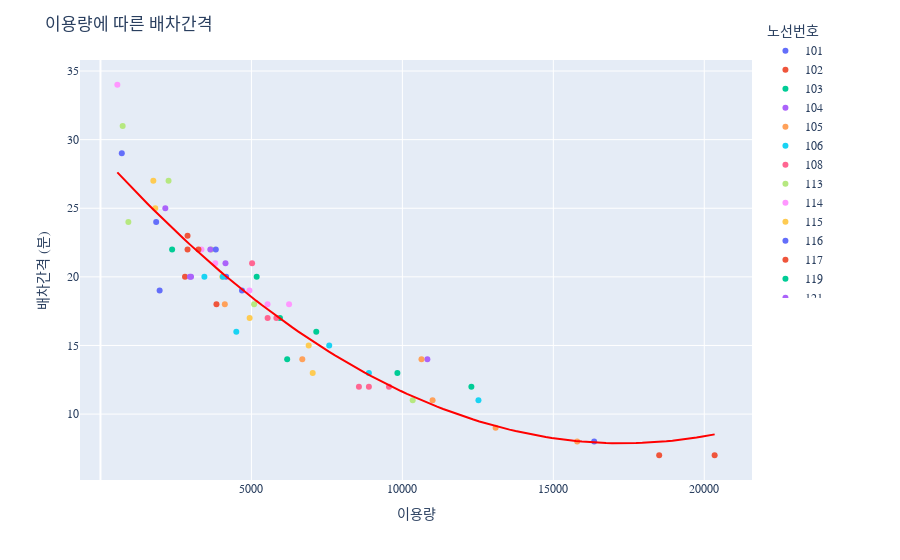

This figure's notebook cell:
### Code cell
import plotly.express as px
import plotly.graph_objects as go
import plotly.offline as pyo

# 2차 곡선 회귀선 계수 계산
a, b, c = np.polyfit(bus_usage_merge_all["USAGE_COUNT"], bus_usage_merge_all["ALLO_INTERVAL"], 2)

# 2차 곡선 회귀선 함수 정의
def quadratic_regression(x):
    return a * x**2 + b * x + c

# 산점도 그래프 생성
fig = px.scatter(bus_usage_merge_all, x="USAGE_COUNT", y="ALLO_INTERVAL", color="ROUTE_NO", 
                 labels={"USAGE_COUNT": "이용량", "ALLO_INTERVAL": "배차간격 (분)", "ROUTE_NO": "노선번호"})

# 회귀선 그리기
x_range = np.linspace(bus_usage_merge_all["USAGE_COUNT"].min(), bus_usage_merge_all["USAGE_COUNT"].max(), 100)
y_range = [quadratic_regression(x) for x in x_range]

fig.add_trace(go.Scatter(x=x_range, y=y_range, mode="lines", name="2차 곡선 회귀선", line=dict(color='red')))

# 그래프 레이아웃 설정
fig.update_layout(
    title="이용량에 따른 배차간격",
    xaxis_title="이용량",
    yaxis_title="배차간격 (분)",
    legend_title="노선번호",
    showlegend=True,
    legend=dict(x=9000, y=1.1),
    font=dict(family="Malgun Gothic"),
    hovermode="closest"
)

# x축 레이블을 원하는 형식으로 설정 (5000과 같이)
fig.update_xaxes(
    tickvals=[5000, 10000, 15000, 20000],  # x축의 눈금 위치
    ticktext=["5000", "10000", "15000", "20000"]  # 눈금에 표시될 텍스트
)

# 그래프 표시
fig.show()
pyo.plot(fig, filename='bus_usage_graph_all.html')

### Figure 1 — Plotly figure (JSON) as saved in the notebook; plotly's stock layout.template omitted (floating-point values rounded to 4 significant figures)
{"data": [{"hovertemplate": "노선번호=101<br>이용량=%{x}<br>배차간격 (분)=%{y}<extra></extra>", "legendgroup": "101", "marker": {"color": "#636efa", "symbol": "circle"}, "mode": "markers", "name": "101", "orientation": "v", "showlegend": true, "type": "scatter", "x": [4162], "xaxis": "x", "y": [20], "yaxis": "y"}, {"hovertemplate": "노선번호=102<br>이용량=%{x}<br>배차간격 (분)=%{y}<extra></extra>", "legendgroup": "102", "marker": {"color": "#EF553B", "symbol": "circle"}, "mode": "markers", "name": "102", "orientation": "v", "showlegend": true, "type": "scatter", "x": [20344], "xaxis": "x", "y": [7], "yaxis": "y"}, {"hovertemplate": "노선번호=103<br>이용량=%{x}<br>배차간격 (분)=%{y}<extra></extra>", "legendgroup": "103", "marker": {"color": "#00cc96", "symbol": "circle"}, "mode": "markers", "name": "103", "orientation": "v", "showlegend": true, "type": "scatter", "x": [9835], "xaxis": "x", "y": [13], "yaxis": "y"}, {"hovertemplate": "노선번호=104<br>이용량=%{x}<br>배차간격 (분)=%{y}<extra></extra>", "legendgroup": "104", "marker": {"color": "#ab63fa", "symbol": "circle"}, "mode": "markers", "name": "104", "orientation": "v", "showlegend": true, "type": "scatter", "x": [3000], "xaxis": "x", "y": [20], "yaxis": "y"}, {"hovertemplate": "노선번호=105<br>이용량=%{x}<br>배차간격 (분)=%{y}<extra></extra>", "legendgroup": "105", "marker": {"color": "#FFA15A", "symbol": "circle"}, "mode": "markers", "name": "105", "orientation": "v", "showlegend": true, "type": "scatter", "x": [13089], "xaxis": "x", "y": [9], "yaxis": "y"}, {"hovertemplate": "노선번호=106<br>이용량=%{x}<br>배차간격 (분)=%{y}<extra></extra>", "legendgroup": "106", "marker": {"color": "#19d3f3", "symbol": "circle"}, "mode": "markers", "name": "106", "orientation": "v", "showlegend": true, "type": "scatter", "x": [12520], "xaxis": "x", "y": [11], "yaxis": "y"}, {"hovertemplate": "노선번호=108<br>이용량=%{x}<br>배차간격 (분)=%{y}<extra></extra>", "legendgroup": "108", "marker": {"color": "#FF6692", "symbol": "circle"}, "mode": "markers", "name": "108", "orientation": "v", "showlegend": true, "type": "scatter", "x": [8561], "xaxis": "x", "y": [12], "yaxis": "y"}, {"hovertemplate": "노선번호=113<br>이용량=%{x}<br>배차간격 (분)=%{y}<extra></extra>", "legendgroup": "113", "marker": {"color": "#B6E880", "symbol": "circle"}, "mode": "markers", "name": "113", "orientation": "v", "showlegend": true, "type": "scatter", "x": [3673], "xaxis": "x", "y": [22], "yaxis": "y"}, {"hovertemplate": "노선번호=114<br>이용량=%{x}<br>배차간격 (분)=%{y}<extra></extra>", "legendgroup": "114", "marker": {"color": "#FF97FF", "symbol": "circle"}, "mode": "markers", "name": "114", "orientation": "v", "showlegend": true, "type": "scatter", "x": [5534], "xaxis": "x", "y": [18], "yaxis": "y"}, {"hovertemplate": "노선번호=115<br>이용량=%{x}<br>배차간격 (분)=%{y}<extra></extra>", "legendgroup": "115", "marker": {"color": "#FECB52", "symbol": "circle"}, "mode": "markers", "name": "115", "orientation": "v", "showlegend": true, "type": "scatter", "x": [6897], "xaxis": "x", "y": [15], "yaxis": "y"}, {"hovertemplate": "노선번호=116<br>이용량=%{x}<br>배차간격 (분)=%{y}<extra></extra>", "legendgroup": "116", "marker": {"color": "#636efa", "symbol": "circle"}, "mode": "markers", "name": "116", "orientation": "v", "showlegend": true, "type": "scatter", "x": [1845], "xaxis": "x", "y": [24], "yaxis": "y"}, {"hovertemplate": "노선번호=117<br>이용량=%{x}<br>배차간격 (분)=%{y}<extra></extra>", "legendgroup": "117", "marker": {"color": "#EF553B", "symbol": "circle"}, "mode": "markers", "name": "117", "orientation": "v", "showlegend": true, "type": "scatter", "x": [2800], "xaxis": "x", "y": [20], "yaxis": "y"}, {"hovertemplate": "노선번호=119<br>이용량=%{x}<br>배차간격 (분)=%{y}<extra></extra>", "legendgroup": "119", "marker": {"color": "#00cc96", "symbol": "circle"}, "mode": "markers", "name": "119", "orientation": "v", "showlegend": true, "type": "scatter", "x": [7148], "xaxis": "x", "y": [16], "yaxis": "y"}, {"hovertemplate": "노선번호=121<br>이용량=%{x}<br>배차간격 (분)=%{y}<extra></extra>", "legendgroup": "121", "marker": {"color": "#ab63fa", "symbol": "circle"}, "mode": "markers", "name": "121", "orientation": "v", "showlegend": true, "type": "scatter", "x": [3639], "xaxis": "x", "y": [22], "yaxis": "y"}, {"hovertemplate": "노선번호=201<br>이용량=%{x}<br>배차간격 (분)=%{y}<extra></extra>", "legendgroup": "201", "marker": {"color": "#FFA15A", "symbol": "circle"}, "mode": "markers", "name": "201", "orientation": "v", "showlegend": true, "type": "scatter", "x": [15790], "xaxis": "x", "y": [8], "yaxis": "y"}, {"hovertemplate": "노선번호=203<br>이용량=%{x}<br>배차간격 (분)=%{y}<extra></extra>", "legendgroup": "203", "marker": {"color": "#19d3f3", "symbol": "circle"}, "mode": "markers", "name": "203", "orientation": "v", "showlegend": true, "type": "scatter", "x": [4499], "xaxis": "x", "y": [16], "yaxis": "y"}, {"hovertemplate": "노선번호=211<br>이용량=%{x}<br>배차간격 (분)=%{y}<extra></extra>", "legendgroup": "211", "marker": {"color": "#FF6692", "symbol": "circle"}, "mode": "markers", "name": "211", "orientation": "v", "showlegend": true, "type": "scatter", "x": [8891], "xaxis": "x", "y": [12], "yaxis": "y"}, {"hovertemplate": "노선번호=212<br>이용량=%{x}<br>배차간격 (분)=%{y}<extra></extra>", "legendgroup": "212", "marker": {"color": "#B6E880", "symbol": "circle"}, "mode": "markers", "name": "212", "orientation": "v", "showlegend": true, "type": "scatter", "x": [924], "xaxis": "x", "y": [24], "yaxis": "y"}, {"hovertemplate": "노선번호=213<br>이용량=%{x}<br>배차간격 (분)=%{y}<extra></extra>", "legendgroup": "213", "marker": {"color": "#FF97FF", "symbol": "circle"}, "mode": "markers", "name": "213", "orientation": "v", "showlegend": true, "type": "scatter", "x": [559], "xaxis": "x", "y": [34], "yaxis": "y"}, {"hovertemplate": "노선번호=216<br>이용량=%{x}<br>배차간격 (분)=%{y}<extra></extra>", "legendgroup": "216", "marker": {"color": "#FECB52", "symbol": "circle"}, "mode": "markers", "name": "216", "orientation": "v", "showlegend": true, "type": "scatter", "x": [4941], "xaxis": "x", "y": [17], "yaxis": "y"}, {"hovertemplate": "노선번호=301<br>이용량=%{x}<br>배차간격 (분)=%{y}<extra></extra>", "legendgroup": "301", "marker": {"color": "#636efa", "symbol": "circle"}, "mode": "markers", "name": "301", "orientation": "v", "showlegend": true, "type": "scatter", "x": [16353], "xaxis": "x", "y": [8], "yaxis": "y"}, {"hovertemplate": "노선번호=311<br>이용량=%{x}<br>배차간격 (분)=%{y}<extra></extra>", "legendgroup": "311", "marker": {"color": "#EF553B", "symbol": "circle"}, "mode": "markers", "name": "311", "orientation": "v", "showlegend": true, "type": "scatter", "x": [18507], "xaxis": "x", "y": [7], "yaxis": "y"}, {"hovertemplate": "노선번호=312<br>이용량=%{x}<br>배차간격 (분)=%{y}<extra></extra>", "legendgroup": "312", "marker": {"color": "#00cc96", "symbol": "circle"}, "mode": "markers", "name": "312", "orientation": "v", "showlegend": true, "type": "scatter", "x": [5174], "xaxis": "x", "y": [20], "yaxis": "y"}, {"hovertemplate": "노선번호=313<br>이용량=%{x}<br>배차간격 (분)=%{y}<extra></extra>", "legendgroup": "313", "marker": {"color": "#ab63fa", "symbol": "circle"}, "mode": "markers", "name": "313", "orientation": "v", "showlegend": true, "type": "scatter", "x": [2148], "xaxis": "x", "y": [25], "yaxis": "y"}, {"hovertemplate": "노선번호=314<br>이용량=%{x}<br>배차간격 (분)=%{y}<extra></extra>", "legendgroup": "314", "marker": {"color": "#FFA15A", "symbol": "circle"}, "mode": "markers", "name": "314", "orientation": "v", "showlegend": true, "type": "scatter", "x": [11001], "xaxis": "x", "y": [11], "yaxis": "y"}, {"hovertemplate": "노선번호=315<br>이용량=%{x}<br>배차간격 (분)=%{y}<extra></extra>", "legendgroup": "315", "marker": {"color": "#19d3f3", "symbol": "circle"}, "mode": "markers", "name": "315", "orientation": "v", "showlegend": true, "type": "scatter", "x": [3442], "xaxis": "x", "y": [20], "yaxis": "y"}, {"hovertemplate": "노선번호=316<br>이용량=%{x}<br>배차간격 (분)=%{y}<extra></extra>", "legendgroup": "316", "marker": {"color": "#FF6692", "symbol": "circle"}, "mode": "markers", "name": "316", "orientation": "v", "showlegend": true, "type": "scatter", "x": [5022], "xaxis": "x", "y": [21], "yaxis": "y"}, {"hovertemplate": "노선번호=317<br>이용량=%{x}<br>배차간격 (분)=%{y}<extra></extra>", "legendgroup": "317", "marker": {"color": "#B6E880", "symbol": "circle"}, "mode": "markers", "name": "317", "orientation": "v", "showlegend": true, "type": "scatter", "x": [2255], "xaxis": "x", "y": [27], "yaxis": "y"}, {"hovertemplate": "노선번호=318<br>이용량=%{x}<br>배차간격 (분)=%{y}<extra></extra>", "legendgroup": "318", "marker": {"color": "#FF97FF", "symbol": "circle"}, "mode": "markers", "name": "318", "orientation": "v", "showlegend": true, "type": "scatter", "x": [4935], "xaxis": "x", "y": [19], "yaxis": "y"}, {"hovertemplate": "노선번호=511<br>이용량=%{x}<br>배차간격 (분)=%{y}<extra></extra>", "legendgroup": "511", "marker": {"color": "#FECB52", "symbol": "circle"}, "mode": "markers", "name": "511", "orientation": "v", "showlegend": true, "type": "scatter", "x": [7030], "xaxis": "x", "y": [13], "yaxis": "y"}, {"hovertemplate": "노선번호=512<br>이용량=%{x}<br>배차간격 (분)=%{y}<extra></extra>", "legendgroup": "512", "marker": {"color": "#636efa", "symbol": "circle"}, "mode": "markers", "name": "512", "orientation": "v", "showlegend": true, "type": "scatter", "x": [3820], "xaxis": "x", "y": [22], "yaxis": "y"}, {"hovertemplate": "노선번호=513<br>이용량=%{x}<br>배차간격 (분)=%{y}<extra></extra>", "legendgroup": "513", "marker": {"color": "#EF553B", "symbol": "circle"}, "mode": "markers", "name": "513", "orientation": "v", "showlegend": true, "type": "scatter", "x": [2884], "xaxis": "x", "y": [23], "yaxis": "y"}, {"hovertemplate": "노선번호=514<br>이용량=%{x}<br>배차간격 (분)=%{y}<extra></extra>", "legendgroup": "514", "marker": {"color": "#00cc96", "symbol": "circle"}, "mode": "markers", "name": "514", "orientation": "v", "showlegend": true, "type": "scatter", "x": [5945], "xaxis": "x", "y": [17], "yaxis": "y"}, {"hovertemplate": "노선번호=601<br>이용량=%{x}<br>배차간격 (분)=%{y}<extra></extra>", "legendgroup": "601", "marker": {"color": "#ab63fa", "symbol": "circle"}, "mode": "markers", "name": "601", "orientation": "v", "showlegend": true, "type": "scatter", "x": [4141], "xaxis": "x", "y": [21], "yaxis": "y"}, {"hovertemplate": "노선번호=602<br>이용량=%{x}<br>배차간격 (분)=%{y}<extra></extra>", "legendgroup": "602", "marker": {"color": "#FFA15A", "symbol": "circle"}, "mode": "markers", "name": "602", "orientation": "v", "showlegend": true, "type": "scatter", "x": [4119], "xaxis": "x", "y": [18], "yaxis": "y"}, {"hovertemplate": "노선번호=603<br>이용량=%{x}<br>배차간격 (분)=%{y}<extra></extra>", "legendgroup": "603", "marker": {"color": "#19d3f3", "symbol": "circle"}, "mode": "markers", "name": "603", "orientation": "v", "showlegend": true, "type": "scatter", "x": [8891], "xaxis": "x", "y": [13], "yaxis": "y"}, {"hovertemplate": "노선번호=604<br>이용량=%{x}<br>배차간격 (분)=%{y}<extra></extra>", "legendgroup": "604", "marker": {"color": "#FF6692", "symbol": "circle"}, "mode": "markers", "name": "604", "orientation": "v", "showlegend": true, "type": "scatter", "x": [9556], "xaxis": "x", "y": [12], "yaxis": "y"}, {"hovertemplate": "노선번호=605<br>이용량=%{x}<br>배차간격 (분)=%{y}<extra></extra>", "legendgroup": "605", "marker": {"color": "#B6E880", "symbol": "circle"}, "mode": "markers", "name": "605", "orientation": "v", "showlegend": true, "type": "scatter", "x": [10342], "xaxis": "x", "y": [11], "yaxis": "y"}, {"hovertemplate": "노선번호=606<br>이용량=%{x}<br>배차간격 (분)=%{y}<extra></extra>", "legendgroup": "606", "marker": {"color": "#FF97FF", "symbol": "circle"}, "mode": "markers", "name": "606", "orientation": "v", "showlegend": true, "type": "scatter", "x": [3345], "xaxis": "x", "y": [22], "yaxis": "y"}, {"hovertemplate": "노선번호=608<br>이용량=%{x}<br>배차간격 (분)=%{y}<extra></extra>", "legendgroup": "608", "marker": {"color": "#FECB52", "symbol": "circle"}, "mode": "markers", "name": "608", "orientation": "v", "showlegend": true, "type": "scatter", "x": [4037], "xaxis": "x", "y": [20], "yaxis": "y"}, {"hovertemplate": "노선번호=611<br>이용량=%{x}<br>배차간격 (분)=%{y}<extra></extra>", "legendgroup": "611", "marker": {"color": "#636efa", "symbol": "circle"}, "mode": "markers", "name": "611", "orientation": "v", "showlegend": true, "type": "scatter", "x": [4688], "xaxis": "x", "y": [19], "yaxis": "y"}, {"hovertemplate": "노선번호=612<br>이용량=%{x}<br>배차간격 (분)=%{y}<extra></extra>", "legendgroup": "612", "marker": {"color": "#EF553B", "symbol": "circle"}, "mode": "markers", "name": "612", "orientation": "v", "showlegend": true, "type": "scatter", "x": [3246], "xaxis": "x", "y": [22], "yaxis": "y"}, {"hovertemplate": "노선번호=613<br>이용량=%{x}<br>배차간격 (분)=%{y}<extra></extra>", "legendgroup": "613", "marker": {"color": "#00cc96", "symbol": "circle"}, "mode": "markers", "name": "613", "orientation": "v", "showlegend": true, "type": "scatter", "x": [6184], "xaxis": "x", "y": [14], "yaxis": "y"}, {"hovertemplate": "노선번호=614<br>이용량=%{x}<br>배차간격 (분)=%{y}<extra></extra>", "legendgroup": "614", "marker": {"color": "#ab63fa", "symbol": "circle"}, "mode": "markers", "name": "614", "orientation": "v", "showlegend": true, "type": "scatter", "x": [2964], "xaxis": "x", "y": [20], "yaxis": "y"}, {"hovertemplate": "노선번호=615<br>이용량=%{x}<br>배차간격 (분)=%{y}<extra></extra>", "legendgroup": "615", "marker": {"color": "#FFA15A", "symbol": "circle"}, "mode": "markers", "name": "615", "orientation": "v", "showlegend": true, "type": "scatter", "x": [6685], "xaxis": "x", "y": [14], "yaxis": "y"}, {"hovertemplate": "노선번호=616<br>이용량=%{x}<br>배차간격 (분)=%{y}<extra></extra>", "legendgroup": "616", "marker": {"color": "#19d3f3", "symbol": "circle"}, "mode": "markers", "name": "616", "orientation": "v", "showlegend": true, "type": "scatter", "x": [4053], "xaxis": "x", "y": [20], "yaxis": "y"}, {"hovertemplate": "노선번호=617<br>이용량=%{x}<br>배차간격 (분)=%{y}<extra></extra>", "legendgroup": "617", "marker": {"color": "#FF6692", "symbol": "circle"}, "mode": "markers", "name": "617", "orientation": "v", "showlegend": true, "type": "scatter", "x": [5826], "xaxis": "x", "y": [17], "yaxis": "y"}, {"hovertemplate": "노선번호=618<br>이용량=%{x}<br>배차간격 (분)=%{y}<extra></extra>", "legendgroup": "618", "marker": {"color": "#B6E880", "symbol": "circle"}, "mode": "markers", "name": "618", "orientation": "v", "showlegend": true, "type": "scatter", "x": [5090], "xaxis": "x", "y": [18], "yaxis": "y"}, {"hovertemplate": "노선번호=619<br>이용량=%{x}<br>배차간격 (분)=%{y}<extra></extra>", "legendgroup": "619", "marker": {"color": "#FF97FF", "symbol": "circle"}, "mode": "markers", "name": "619", "orientation": "v", "showlegend": true, "type": "scatter", "x": [3801], "xaxis": "x", "y": [21], "yaxis": "y"}, {"hovertemplate": "노선번호=620<br>이용량=%{x}<br>배차간격 (분)=%{y}<extra></extra>", "legendgroup": "620", "marker": {"color": "#FECB52", "symbol": "circle"}, "mode": "markers", "name": "620", "orientation": "v", "showlegend": true, "type": "scatter", "x": [1751], "xaxis": "x", "y": [27], "yaxis": "y"}, {"hovertemplate": "노선번호=622<br>이용량=%{x}<br>배차간격 (분)=%{y}<extra></extra>", "legendgroup": "622", "marker": {"color": "#636efa", "symbol": "circle"}, "mode": "markers", "name": "622", "orientation": "v", "showlegend": true, "type": "scatter", "x": [706], "xaxis": "x", "y": [29], "yaxis": "y"}, {"hovertemplate": "노선번호=701<br>이용량=%{x}<br>배차간격 (분)=%{y}<extra></extra>", "legendgroup": "701", "marker": {"color": "#EF553B", "symbol": "circle"}, "mode": "markers", "name": "701", "orientation": "v", "showlegend": true, "type": "scatter", "x": [3842], "xaxis": "x", "y": [18], "yaxis": "y"}, {"hovertemplate": "노선번호=703<br>이용량=%{x}<br>배차간격 (분)=%{y}<extra></extra>", "legendgroup": "703", "marker": {"color": "#00cc96", "symbol": "circle"}, "mode": "markers", "name": "703", "orientation": "v", "showlegend": true, "type": "scatter", "x": [12286], "xaxis": "x", "y": [12], "yaxis": "y"}, {"hovertemplate": "노선번호=704<br>이용량=%{x}<br>배차간격 (분)=%{y}<extra></extra>", "legendgroup": "704", "marker": {"color": "#ab63fa", "symbol": "circle"}, "mode": "markers", "name": "704", "orientation": "v", "showlegend": true, "type": "scatter", "x": [10828], "xaxis": "x", "y": [14], "yaxis": "y"}, {"hovertemplate": "노선번호=705<br>이용량=%{x}<br>배차간격 (분)=%{y}<extra></extra>", "legendgroup": "705", "marker": {"color": "#FFA15A", "symbol": "circle"}, "mode": "markers", "name": "705", "orientation": "v", "showlegend": true, "type": "scatter", "x": [10633], "xaxis": "x", "y": [14], "yaxis": "y"}, {"hovertemplate": "노선번호=706<br>이용량=%{x}<br>배차간격 (분)=%{y}<extra></extra>", "legendgroup": "706", "marker": {"color": "#19d3f3", "symbol": "circle"}, "mode": "markers", "name": "706", "orientation": "v", "showlegend": true, "type": "scatter", "x": [7577], "xaxis": "x", "y": [15], "yaxis": "y"}, {"hovertemplate": "노선번호=711<br>이용량=%{x}<br>배차간격 (분)=%{y}<extra></extra>", "legendgroup": "711", "marker": {"color": "#FF6692", "symbol": "circle"}, "mode": "markers", "name": "711", "orientation": "v", "showlegend": true, "type": "scatter", "x": [5537], "xaxis": "x", "y": [17], "yaxis": "y"}, {"hovertemplate": "노선번호=712<br>이용량=%{x}<br>배차간격 (분)=%{y}<extra></extra>", "legendgroup": "712", "marker": {"color": "#B6E880", "symbol": "circle"}, "mode": "markers", "name": "712", "orientation": "v", "showlegend": true, "type": "scatter", "x": [735], "xaxis": "x", "y": [31], "yaxis": "y"}, {"hovertemplate": "노선번호=802<br>이용량=%{x}<br>배차간격 (분)=%{y}<extra></extra>", "legendgroup": "802", "marker": {"color": "#FF97FF", "symbol": "circle"}, "mode": "markers", "name": "802", "orientation": "v", "showlegend": true, "type": "scatter", "x": [6247], "xaxis": "x", "y": [18], "yaxis": "y"}, {"hovertemplate": "노선번호=911<br>이용량=%{x}<br>배차간격 (분)=%{y}<extra></extra>", "legendgroup": "911", "marker": {"color": "#FECB52", "symbol": "circle"}, "mode": "markers", "name": "911", "orientation": "v", "showlegend": true, "type": "scatter", "x": [1814], "xaxis": "x", "y": [25], "yaxis": "y"}, {"hovertemplate": "노선번호=912<br>이용량=%{x}<br>배차간격 (분)=%{y}<extra></extra>", "legendgroup": "912", "marker": {"color": "#636efa", "symbol": "circle"}, "mode": "markers", "name": "912", "orientation": "v", "showlegend": true, "type": "scatter", "x": [1959], "xaxis": "x", "y": [19], "yaxis": "y"}, {"hovertemplate": "노선번호=916<br>이용량=%{x}<br>배차간격 (분)=%{y}<extra></extra>", "legendgroup": "916", "marker": {"color": "#EF553B", "symbol": "circle"}, "mode": "markers", "name": "916", "orientation": "v", "showlegend": true, "type": "scatter", "x": [2884], "xaxis": "x", "y": [22], "yaxis": "y"}, {"hovertemplate": "노선번호=918<br>이용량=%{x}<br>배차간격 (분)=%{y}<extra></extra>", "legendgroup": "918", "marker": {"color": "#00cc96", "symbol": "circle"}, "mode": "markers", "name": "918", "orientation": "v", "showlegend": true, "type": "scatter", "x": [2373], "xaxis": "x", "y": [22], "yaxis": "y"}, {"line": {"color": "red"}, "mode": "lines", "name": "2차 곡선 회귀선", "type": "scatter", "x": [559, 758.8, 958.7, 1159.0, 1358.0, 1558.0, 1758.0, 1958.0, 2158.0, 2358.0, 2557.0, 2757.0, 2957.0, 3157.0, 3357.0, 3557.0, 3757.0, 3956.0, 4156.0, 4356.0, 4556.0, 4756.0, 4956.0, 5156.0, 5355.0, 5555.0, 5755.0, 5955.0, 6155.0, 6355.0, 6554.0, 6754.0, 6954.0, 7154, 7354.0, 7554.0, 7754.0, 7953.0, 8153.0, 8353.0, 8553.0, 8753.0, 8953.0, 9152.0, 9352.0, 9552.0, 9752.0, 9952.0, 10150.0, 10350.0, 10550.0, 10750.0, 10950.0, 11150.0, 11350.0, 11550.0, 11750.0, 11950.0, 12150.0, 12350.0, 12550.0, 12750.0, 12950.0, 13150.0, 13350.0, 13550.0, 13749, 13950.0, 14150.0, 14350.0, 14550.0, 14750.0, 14950.0, 15150.0, 15350.0, 15550.0, 15750.0, 15950.0, 16150.0, 16350.0, 16550.0, 16750.0, 16950.0, 17150.0, 17350.0, 17550.0, 17750.0, 17950.0, 18150.0, 18350.0, 18550.0, 18750.0, 18950.0, 19140.0, 19340.0, 19540.0, 19740.0, 19940.0, 20140.0, 20344], "y": [27.62, 27.15, 26.69, 26.23, 25.78, 25.33, 24.89, 24.46, 24.03, 23.6, 23.19, 22.77, 22.37, 21.97, 21.57, 21.18, 20.8, 20.42, 20.05, 19.68, 19.32, 18.96, 18.61, 18.27, 17.93, 17.59, 17.27, 16.94, 16.63, 16.32, 16.01, 15.71, 15.42, 15.13, 14.85, 14.57, 14.3, 14.03, 13.77, 13.52, 13.27, 13.02, 12.79, 12.55, 12.33, 12.11, 11.89, 11.68, 11.48, 11.28, 11.09, 10.9, 10.72, 10.54, 10.37, 10.21, 10.05, 9.892, 9.745, 9.602, 9.466, 9.335, 9.209, 9.089, 8.975, 8.867, 8.764, 8.667, 8.575, 8.489, 8.409, 8.334, 8.265, 8.201, 8.143, 8.091, 8.044, 8.003, 7.968, 7.938, 7.914, 7.895, 7.882, 7.875, 7.873, 7.877, 7.887, 7.902, 7.923, 7.949, 7.981, 8.019, 8.062, 8.111, 8.166, 8.226, 8.292, 8.363, 8.44, 8.523]}], "layout": {"font": {"family": "Malgun Gothic"}, "hovermode": "closest", "legend": {"title": {"text": "노선번호"}, "tracegroupgap": 0, "x": 9000, "y": 1.1}, "margin": {"t": 60}, "showlegend": true, "title": {"text": "이용량에 따른 배차간격"}, "xaxis": {"anchor": "y", "domain": [0, 1], "ticktext": ["5000", "10000", "15000", "20000"], "tickvals": [5000, 10000, 15000, 20000], "title": {"text": "이용량"}}, "yaxis": {"anchor": "x", "domain": [0, 1], "title": {"text": "배차간격 (분)"}}}}
